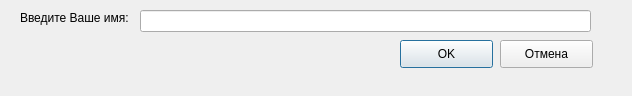
<?xml version="1.0" encoding="UTF-8"?>
<ui version="4.0">
 <class>Child</class>
 <widget class="QDialog" name="Child">
  <property name="geometry">
   <rect>
    <x>0</x>
    <y>0</y>
    <width>632</width>
    <height>96</height>
   </rect>
  </property>
  <property name="windowTitle">
   <string>Как вас зовут?</string>
  </property>
  <widget class="QLabel" name="nameLabel">
   <property name="geometry">
    <rect>
     <x>20</x>
     <y>10</y>
     <width>114</width>
     <height>16</height>
    </rect>
   </property>
   <property name="text">
    <string>Введите Ваше имя:</string>
   </property>
  </widget>
  <widget class="QLineEdit" name="nameEdit">
   <property name="geometry">
    <rect>
     <x>140</x>
     <y>10</y>
     <width>451</width>
     <height>22</height>
    </rect>
   </property>
  </widget>
  <widget class="QPushButton" name="okButton">
   <property name="geometry">
    <rect>
     <x>400</x>
     <y>40</y>
     <width>93</width>
     <height>28</height>
    </rect>
   </property>
   <property name="text">
    <string>OK</string>
   </property>
  </widget>
  <widget class="QPushButton" name="cancelButton">
   <property name="geometry">
    <rect>
     <x>500</x>
     <y>40</y>
     <width>93</width>
     <height>28</height>
    </rect>
   </property>
   <property name="text">
    <string>Отмена</string>
   </property>
  </widget>
 </widget>
 <resources/>
 <connections>
  <connection>
   <sender>cancelButton</sender>
   <signal>clicked()</signal>
   <receiver>Child</receiver>
   <slot>reject()</slot>
   <hints>
    <hint type="sourcelabel">
     <x>538</x>
     <y>60</y>
    </hint>
    <hint type="destinationlabel">
     <x>155</x>
     <y>80</y>
    </hint>
   </hints>
  </connection>
 </connections>
</ui>
